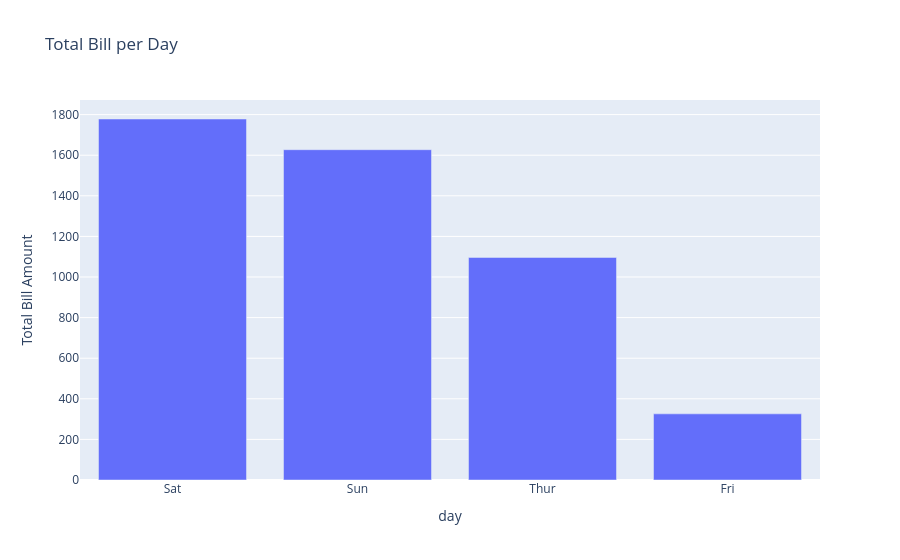

Here is the notebook cell this chart was saved with:
### Code cell
px.bar(bill_per_day, x= 'day', y= 'total_bill', title= 'Total Bill per Day',
              labels= {'total_bill' : 'Total Bill Amount'})

### Figure 1 — Plotly figure (JSON) as saved in the notebook; plotly's stock layout.template omitted (floating-point values rounded to 4 significant figures)
{"data": [{"alignmentgroup": "True", "hovertemplate": "day=%{x}<br>Total Bill Amount=%{y}<extra></extra>", "legendgroup": "", "marker": {"color": "#636efa", "pattern": {"shape": ""}}, "name": "", "offsetgroup": "", "orientation": "v", "showlegend": false, "textposition": "auto", "type": "bar", "x": ["Sat", "Sun", "Thur", "Fri"], "xaxis": "x", "y": [1778.0, 1627.0, 1096.0, 325.9], "yaxis": "y"}], "layout": {"barmode": "relative", "legend": {"tracegroupgap": 0}, "title": {"text": "Total Bill per Day"}, "xaxis": {"anchor": "y", "domain": [0, 1], "title": {"text": "day"}}, "yaxis": {"anchor": "x", "domain": [0, 1], "title": {"text": "Total Bill Amount"}}}}
